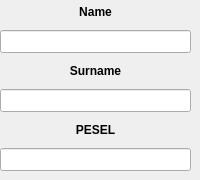
            <widget class="QWidget" name="basic_param_tab">
             <attribute name="title">
              <string>Basic Search</string>
             </attribute>
             <widget class="QWidget" name="gridLayoutWidget_6">
              <property name="geometry">
               <rect>
                <x>0</x>
                <y>0</y>
                <width>191</width>
                <height>171</height>
               </rect>
              </property>
              <layout class="QGridLayout" name="findpatient_basic_layout">
               <item row="7" column="0">
                <widget class="QLineEdit" name="pesel_le">
                 <property name="sizePolicy">
                  <sizepolicy hsizetype="Expanding" vsizetype="Preferred">
                   <horstretch>0</horstretch>
                   <verstretch>0</verstretch>
                  </sizepolicy>
                 </property>
                </widget>
               </item>
               <item row="4" column="0">
                <widget class="QLineEdit" name="surname_le">
                 <property name="sizePolicy">
                  <sizepolicy hsizetype="Expanding" vsizetype="Preferred">
                   <horstretch>0</horstretch>
                   <verstretch>0</verstretch>
                  </sizepolicy>
                 </property>
                </widget>
               </item>
               <item row="0" column="0">
                <widget class="QLabel" name="name_label">
                 <property name="sizePolicy">
                  <sizepolicy hsizetype="Preferred" vsizetype="Preferred">
                   <horstretch>0</horstretch>
                   <verstretch>0</verstretch>
                  </sizepolicy>
                 </property>
                 <property name="font">
                  <font>
                   <weight>75</weight>
                   <bold>true</bold>
                  </font>
                 </property>
                 <property name="text">
                  <string>Name</string>
                 </property>
                 <property name="alignment">
                  <set>Qt::AlignCenter</set>
                 </property>
                </widget>
               </item>
               <item row="1" column="0">
                <widget class="QLineEdit" name="name_le">
                 <property name="sizePolicy">
                  <sizepolicy hsizetype="Expanding" vsizetype="Preferred">
                   <horstretch>0</horstretch>
                   <verstretch>0</verstretch>
                  </sizepolicy>
                 </property>
                </widget>
               </item>
               <item row="5" column="0">
                <widget class="QLabel" name="pesel_label">
                 <property name="sizePolicy">
                  <sizepolicy hsizetype="Preferred" vsizetype="Preferred">
                   <horstretch>0</horstretch>
                   <verstretch>0</verstretch>
                  </sizepolicy>
                 </property>
                 <property name="font">
                  <font>
                   <weight>75</weight>
                   <bold>true</bold>
                  </font>
                 </property>
                 <property name="text">
                  <string>PESEL</string>
                 </property>
                 <property name="alignment">
                  <set>Qt::AlignCenter</set>
                 </property>
                </widget>
               </item>
               <item row="2" column="0">
                <widget class="QLabel" name="surname_label">
                 <property name="sizePolicy">
                  <sizepolicy hsizetype="Preferred" vsizetype="Preferred">
                   <horstretch>0</horstretch>
                   <verstretch>0</verstretch>
                  </sizepolicy>
                 </property>
                 <property name="font">
                  <font>
                   <weight>75</weight>
                   <bold>true</bold>
                  </font>
                 </property>
                 <property name="autoFillBackground">
                  <bool>false</bool>
                 </property>
                 <property name="text">
                  <string>Surname</string>
                 </property>
                 <property name="textFormat">
                  <enum>Qt::AutoText</enum>
                 </property>
                 <property name="scaledContents">
                  <bool>false</bool>
                 </property>
                 <property name="alignment">
                  <set>Qt::AlignCenter</set>
                 </property>
                </widget>
               </item>
              </layout>
             </widget>
            </widget>
